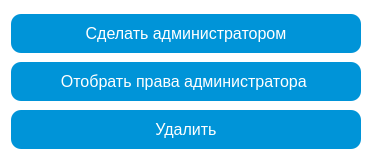
<?xml version="1.0" encoding="UTF-8"?>
<ui version="4.0">
 <class>Form</class>
 <widget class="QWidget" name="Form">
  <property name="geometry">
   <rect>
    <x>0</x>
    <y>0</y>
    <width>372</width>
    <height>165</height>
   </rect>
  </property>
  <property name="sizePolicy">
   <sizepolicy hsizetype="Fixed" vsizetype="Fixed">
    <horstretch>0</horstretch>
    <verstretch>0</verstretch>
   </sizepolicy>
  </property>
  <property name="windowTitle">
   <string>Form</string>
  </property>
  <property name="styleSheet">
   <string notr="true">
   background: white;</string>
  </property>
  <layout class="QVBoxLayout" name="verticalLayout">
   <item>
    <widget class="QPushButton" name="make_admin_button">
     <property name="font">
      <font>
       <family>Arial</family>
       <pointsize>12</pointsize>
      </font>
     </property>
     <property name="styleSheet">
      <string notr="true">QPushButton {
    background: rgb(0, 148, 216);
    color: white;
    border: none;
    border-radius: 10px;
    padding: 10px 20px;
}
QPushButton:hover {
    background: rgb(0, 120, 190); /* Цвет при наведении */
}
QPushButton:pressed {
    background: rgb(0, 100, 160); /* Цвет при нажатии */
}</string>
     </property>
     <property name="text">
      <string>Сделать администратором</string>
     </property>
    </widget>
   </item>
   <item>
    <widget class="QPushButton" name="take_admin_button">
     <property name="font">
      <font>
       <family>Arial</family>
       <pointsize>12</pointsize>
      </font>
     </property>
     <property name="styleSheet">
      <string notr="true">QPushButton {
    background: rgb(0, 148, 216);
    color: white;
    border: none;
    border-radius: 10px;
    padding: 10px 20px;
}
QPushButton:hover {
    background: rgb(0, 120, 190); /* Цвет при наведении */
}
QPushButton:pressed {
    background: rgb(0, 100, 160); /* Цвет при нажатии */
}</string>
     </property>
     <property name="text">
      <string>Отобрать права администратора </string>
     </property>
    </widget>
   </item>
   <item>
    <widget class="QPushButton" name="delete_button">
     <property name="font">
      <font>
       <family>Arial</family>
       <pointsize>12</pointsize>
      </font>
     </property>
     <property name="styleSheet">
      <string notr="true">QPushButton {
    background: rgb(0, 148, 216);
    color: white;
    border: none;
    border-radius: 10px;
    padding: 10px 20px;
}
QPushButton:hover {
    background: rgb(0, 120, 190); /* Цвет при наведении */
}
QPushButton:pressed {
    background: rgb(0, 100, 160); /* Цвет при нажатии */
}</string>
     </property>
     <property name="text">
      <string>Удалить</string>
     </property>
    </widget>
   </item>
  </layout>
 </widget>
 <resources/>
 <connections/>
</ui>
